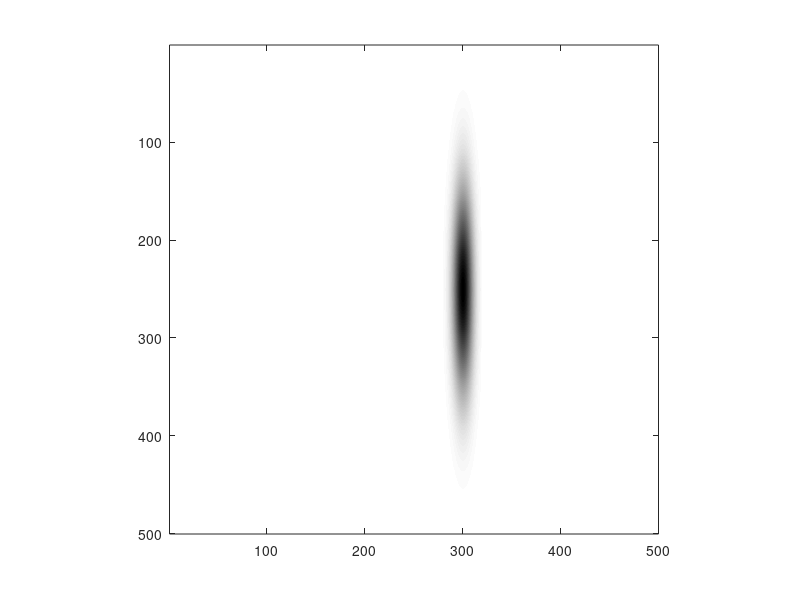
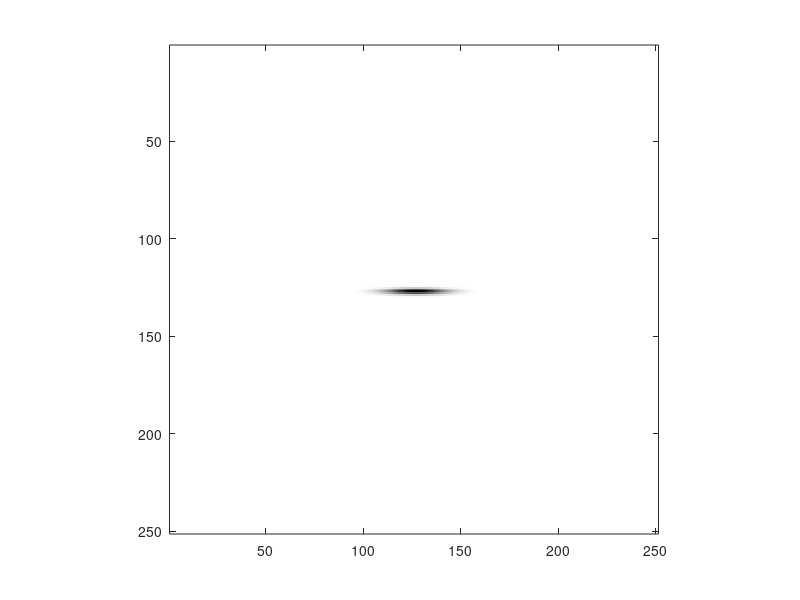

Reproduce these figures in MATLAB, in order.
clear all
%close all
clc


mask=zeros(500,500);
Nx=500;
Ny=500;

linx=1:size(mask,1);
linx=linx-mean(linx);
liny=1:size(mask,2);
liny=liny-mean(liny);
xx=linx'*ones(1,numel(liny));
yy=ones(numel(linx),1)*liny;


ff=besselj(1,sqrt(xx.^2+yy.^2)/5);
ff=sin((xx+yy/3)/5);
ff=exp(-(xx-50).^2./10^2).*exp(-(yy).^2./100^2);
ff=ff-exp(-(xx+50).^2./10^2).*exp(-(yy).^2./100^2);
ff=(atan(yy+50)-atan(yy-50)).*(atan(xx+200)-atan(xx-200));
ff=exp(-(yy-50).^2./10^2).*exp(-(xx).^2./100^2);


%ff=ff-mean(mean(ff));
figure(1)
imagesc(1-ff)
colormap('gray')
axis('square')

FF=abs(fftshift(fft2(ff)));
figure(2)
imagesc(1-FF(Nx/4:3*Nx/4,Ny/4:3*Ny/4))
colormap('gray')
axis('square')